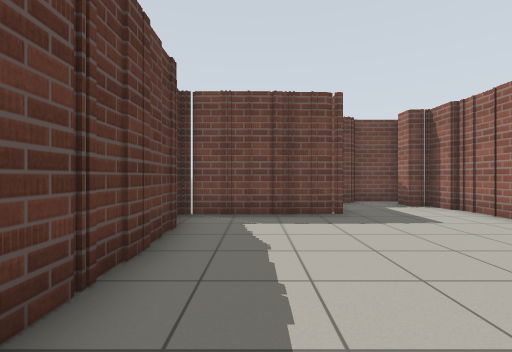
[1] (above)

16 first-person views from a walk through a world built for the Gazebo simulator. The camera is 0.94 m above the floor, looks level and sees 85° across. The floor is counted in squares, 1 m on a side. Each view is taken from the middle of a square. On the plan, view 1 faces up. The plan holds only what a view shows up to about 11 squares ahead; the rest is blank.

[2]
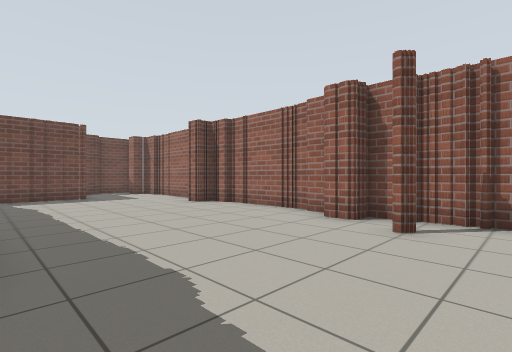

[3]
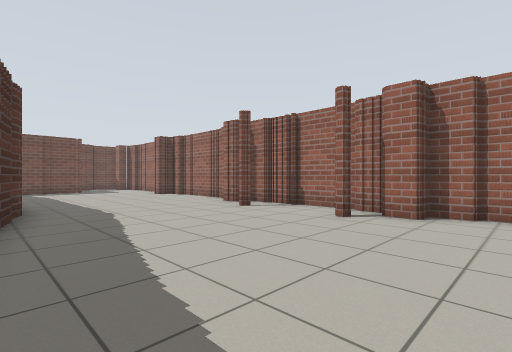

[4]
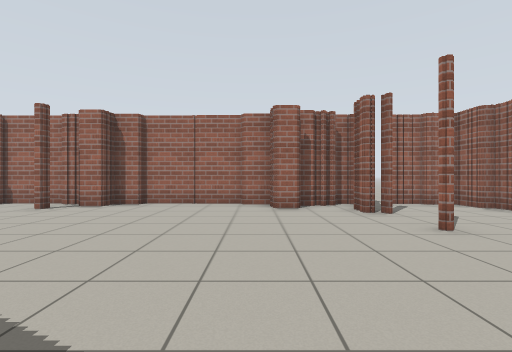

[5]
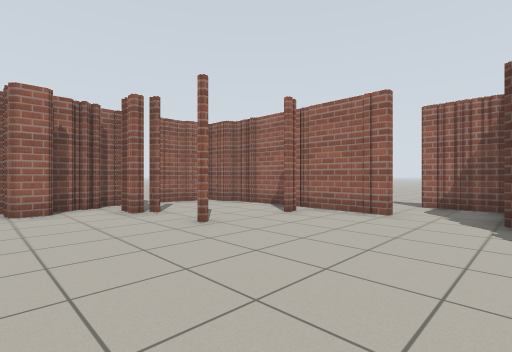

[6]
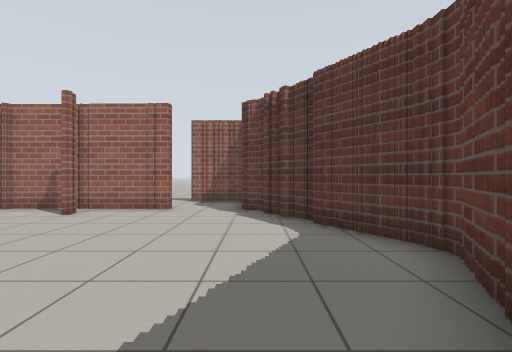

[7]
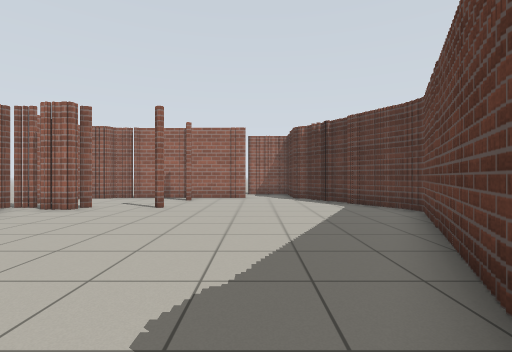

[8]
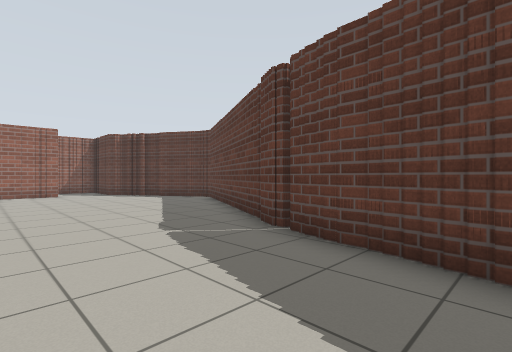

[9]
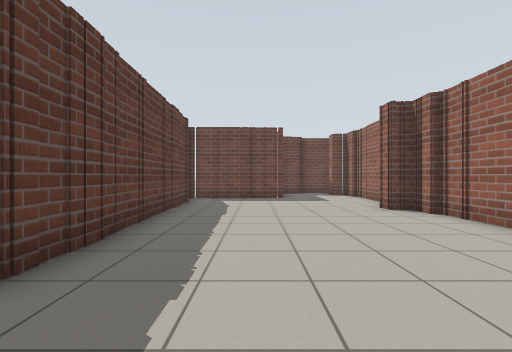

[10]
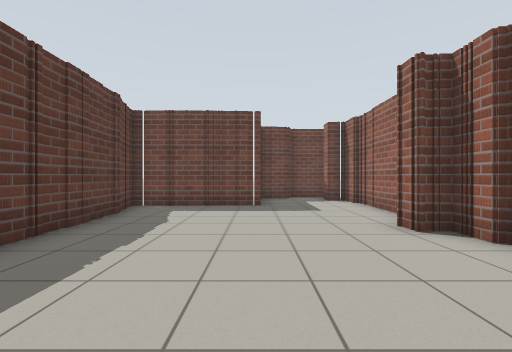

[11]
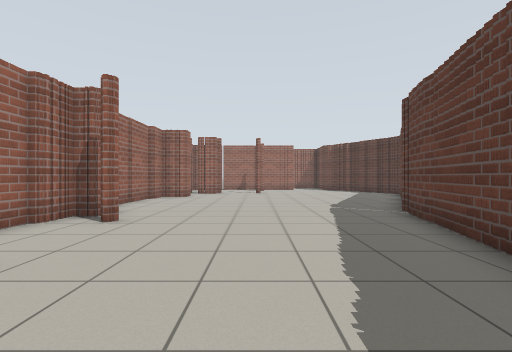

[12]
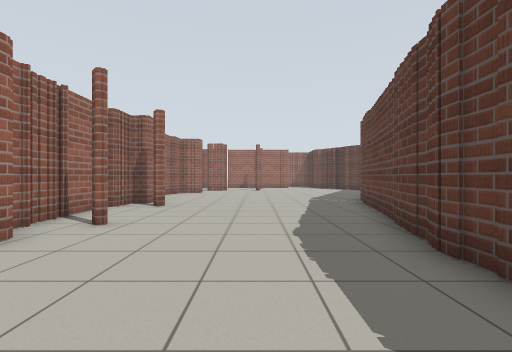

[13]
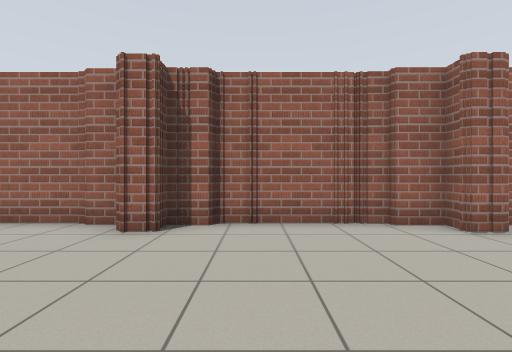

[14]
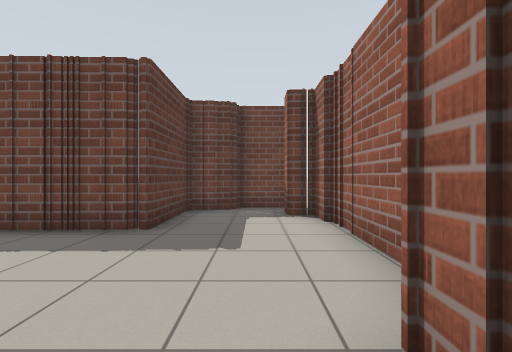

[15]
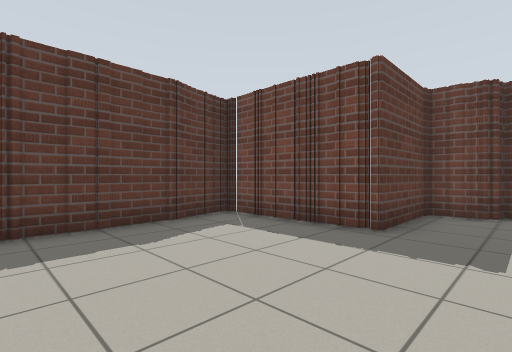

[16]
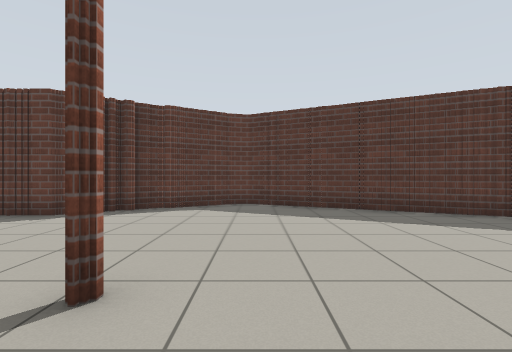

### Floor plan
Points are (right, up) in squares from view 1. A wall is a line through its corners. A room is listed if a view was taken in it or the views show most of it. See-through windows are left out.
Room 1 (views 1, 2, 3, 4, 5, 6, 7, 8, 9, 10, 11, 12, 13, 14, 15, 16)
walls: (-2.6, -7.2) (-2.6, -8.8); (-2.3, -5.8) (-2.3, -7.4); (-3, -8.8) (-3, -9.8); (-2, -4.8) (-2, -5.9); (5.6, -7.5) (5.6, -4.2); (5.3, -10.2) (5.3, -9.3) (4.7, -9.3) (4.7, -8.5) (5.3, -8.5); (-1.6, -3.8) (-1.6, -4.6); (5.3, -5.5) (5.3, -3.3); (-3.6, -10.2) (-3.6, -11); (-3.8, -10.9) (-3.8, -11.5); (4.7, -3.3) (4.7, -2.6) (5.3, -2.6) (5.3, -1.5); (-4.2, -11.4) (-4.2, -12.2); (-4.6, -12.1) (-4.6, -12.9); (5.6, -13.5) (5.6, -10.1); (-5, -12.9) (-5, -13.8); (5.3, -14.5) (5.3, -13.5); (5.6, -1.6) (5.6, 1.9); (4.1, -15.4) (4.1, -14.5); (-5.2, -13.5) (-5.2, -14.4); (4.7, -15.9) (4.7, -15.4); (-5.5, -14.2) (-5.5, -14.8); (4.9, -16.6) (4.9, -15.9); (-5.8, -14.6) (-5.8, -15.5); (3.1, -17.5) (3.1, -16.8) (4, -16.8); (-6.3, -15.8) (-6.3, -17); (5.3, 1.8) (5.3, 2.7) (4.7, 2.7) (4.7, 3.5); (-5.8, -17.2) (-5.8, -18); (5.3, 2.8) (4.7, 2.8); (-5.2, -18.1) (-5.2, -19); (0.5, -20.2) (0.5, -19.6); (5.3, 3.6) (5.3, 4.2); (-5, -18.9) (-5, -19.4); (-4.6, -19.4) (-4.6, -20); (5.3, -20) (5.3, -18.4); (4.1, -20.6) (5.1, -20.6); (5.6, 4.2) (5.6, 8.7) (4.7, 8.7) (4.7, 9.4); (-1.6, -20.9) (4.1, -20.9); (-1.4, 5.4) (-1.4, -3.8); (-4.2, -20.6) (-3.6, -20.6); (-1.6, 6.4) (-1.6, 5.4); (3.5, 9.6) (2.2, 9.6) (2.2, 6.8) (-1.8, 6.8) (-1.8, 6.2); (5.2, 10.3) (3.4, 10.3)
ways out: opening at (-2.5, -21); opening at (5, -18)

Where each view was taken, in squares from view 1:
view 1: 0 up, 0 right, facing up
view 2: 6 down, 1 left, facing up-right
view 3: 11 down, 2 left, facing up-right
view 4: 14 down, 4 left, facing right
view 5: 14 down, 4 left, facing down-right
view 6: 13 down, 4 left, facing down
view 7: 9 down, 2 left, facing down
view 8: 6 down, 1 right, facing down-left
view 9: 5 down, 1 right, facing up
view 10: 2 down, 2 right, facing up
view 11: 2 down, 1 right, facing down
view 12: 1 up, 1 right, facing down
view 13: 1 up, 0 right, facing right
view 14: 2 up, 4 right, facing up
view 15: 2 up, 4 right, facing up-left
view 16: 16 down, 3 right, facing left
